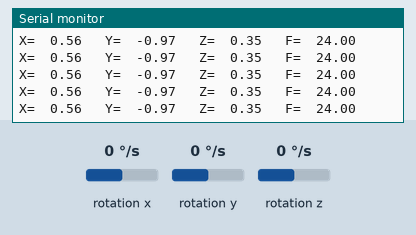
Simulated run of this sketch. Board: Arduino Uno, built with avr-gcc and run on an emulated ATmega328P. On the bench: the last lines printed to the serial monitor. Wiring (inferred from the names in the program): ITG-3200 gyroscope at I2C address 0x68. Inputs (shaded band) come from the test bench; at power-on: rotation x 0 °/s, rotation y 0 °/s, rotation z 0 °/s.

Above: at 1.8 s.
1.9 s: rotation x set to -192 °/s
At 2.18 s:
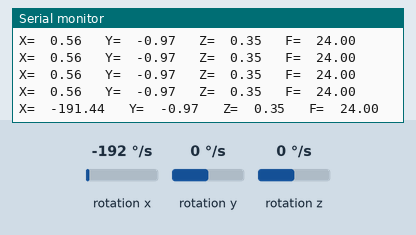
3.4 s: rotation y set to -192 °/s
At 3.4 s:
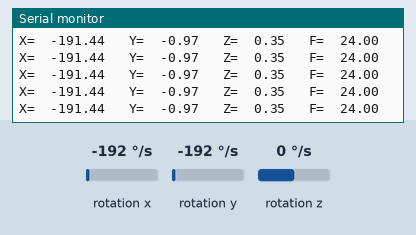
4.9 s: rotation z set to -192 °/s
At 5.03 s:
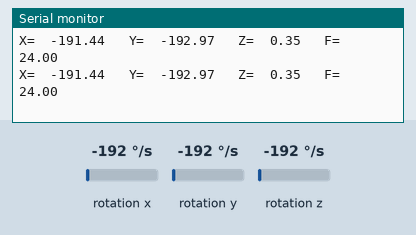

The sketch:

ITG3200test.ino
```cpp
#include <Wire.h>  //调用arduino自带的I2C库
// #include <LiquidCrystal.h>   //调用arduino自带的LiquidCrystal库

// 定义ITG3200陀螺仪常量
#define GYRO 0x68 // 设置IIC地址,AD0与GND相接,二进制数值为11101000.
#define G_SMPLRT_DIV 0x15
#define G_DLPF_FS 0x16
#define G_INT_CFG 0x17
#define G_PWR_MGM 0x3E

#define G_TO_READ 8 // x, y, z 每个轴输出为2个字节

// LiquidCrystal lcd(12, 11, 10, 9, 8, 7);//设置LCD接口

//  XYZ三轴偏移量修正
int g_offx = 8;     // 修正X轴误差
int g_offy = -14;   // 修正Y轴误差
int g_offz = 5;     // 修正Z轴误差
float hx, hy, hz, turetemp;

// 初始化陀螺仪
void initGyro()
{
  /*****************************************
  * ITG 3200
  * 电源管理设置:
  * 时钟选择为内部振荡器
  * 无复位、无睡眠模式
  * 无待机模式
  * 采样率 = 1KHz
  * 参数为+ / - 2000度/秒
  * 低通滤波 = 5Hz
  * 没有中断
  ******************************************/
  writeTo(GYRO, G_PWR_MGM, 0x00);
  writeTo(GYRO, G_SMPLRT_DIV, 0x07); // EB, 50, 80, 7F, DE, 23, 20, FF
  writeTo(GYRO, G_DLPF_FS, 0x1E); // +/- 2000 dgrs/sec, 1KHz, 1E, 19
  writeTo(GYRO, G_INT_CFG, 0x00);
}


void getGyroscopeData(int * result)
{
  /**************************************
  Gyro ITG-3200 I2C
  注册:
  temp MSB = 1B, temp LSB = 1C
  x axis MSB = 1D, x axis LSB = 1E
  y axis MSB = 1F, y axis LSB = 20
  z axis MSB = 21, z axis LSB = 22
  *************************************/

  int regAddress = 0x1B;
  int temp, x, y, z;
  byte buff[G_TO_READ];

  readFrom(GYRO, regAddress, G_TO_READ, buff); // 从ITG3200读取数据

  result[0] = ((buff[2] << 8) | buff[3]) + g_offx;
  result[1] = ((buff[4] << 8) | buff[5]) + g_offy;
  result[2] = ((buff[6] << 8) | buff[7]) + g_offz;
  result[3] = (buff[0] << 8) | buff[1]; // 温度

}

void setup()
{
  // lcd.begin(16, 2);  //初始化LCD
  Serial.begin(57600);
  delay(500);
  Wire.begin();  //初始化I2C
  delay(100);
  initGyro();
}

void loop()
{
  int gyro[4];
  getGyroscopeData(gyro);
  hx = gyro[0] / 14.375; // 输出值转换为角速度,单位是度/秒
  hy = gyro[1] / 14.375;
  hz = gyro[2] / 14.375;
  turetemp = 35+ ((double) (gyro[3] + 13200)) / 280; // 输出值转换为摄氏度

  // lcd.clear(); //清屏
  // lcd.print("X="); //使屏幕显示文字X=
  // lcd.print(hx,4);
  // lcd.setCursor(8, 0);
  // lcd.print("Y=");
  // lcd.print(hy,4);
  // lcd.setCursor(0, 1);
  // lcd.print("Z=");
  // lcd.print(hz,4);
  // lcd.setCursor(8, 1);
  // lcd.print("T=");
  // lcd.print(turetemp,4);
  // lcd.print((char)223);
  // lcd.print("C");


  Serial.print("X=\t");
  Serial.print(hx);

  Serial.print("\t Y=\t");
  Serial.print(hy);

  Serial.print("\t Z=\t");
  Serial.print(hz);

  Serial.print("\t F=\t");
  Serial.print(turetemp);

  Serial.print("\n");

  delay(200);  //延时，刷新频率这里进行调整
}

//---------------- 函数
// 将值写入累加器中的地址寄存器
void writeTo(int DEVICE, byte address, byte val) {
   Wire.beginTransmission(DEVICE); // 开始传输数据到累加器
   Wire.write(address);        //  发送寄存器地址
   Wire.write(val);        //  发送要写入的值
   Wire.endTransmission(); // 结束传输
}


// 从累加器的地址寄存器中读取buff数组数据
void readFrom(int DEVICE, byte address, int num, byte buff[]) {
  Wire.beginTransmission(DEVICE); // 开始传输数据到累加器
  Wire.write(address);        // 发送读取的地址
  Wire.endTransmission(); // 结束传输

  Wire.beginTransmission(DEVICE); // 开始传输数据到累加器
  Wire.requestFrom(DEVICE, num);    //  从累加器请求6个字节数据

  int i = 0;
  while(Wire.available())
  {
    buff[i] = Wire.read(); // 接收一个字节
    i++;
  }
  Wire.endTransmission(); // 结束传输
}
```

Measured:
- after the input at 1.9 s, the serial monitor: prints a new line after 0.12 s (image 1)
